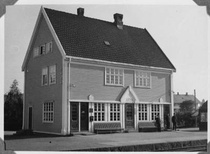
%> input picture Assignment1 Liqiang Ding/lena_r92-053-04.jpg, 210 x 154 px, shrunk from 400 x 293 before the run
$ octave Assignment1_Code.m   (GNU Octave 9; MATLAB toolbox functions it lacks are replaced by stand-ins)
%> lines starting %> are read from the running program, lines starting %| are printed output that depends on the picture; in (x1, y1, x2, y2) boxes, pixels count from 0 and x2, y2 are one past the last pixel; in counts of white or black regions, pixels touching at a corner belong together; the program's own positions count from 1
### Assignment1 Liqiang Ding/otsu_modified.m
function [level, level_new] = otsu_modified(I)
% Otsu's method from the Internet, with modification together
% Copyright 1993-2015 The MathWorks, Inc.

% Reference:
% N. Otsu, "A Threshold Selection Method from Gray-Level Histograms,"
% IEEE Transactions on Systems, Man, and Cybernetics, vol. 9, no. 1,
% pp. 62-66, 1979.


validateattributes(I,{'uint8','uint16','double','single','int16'},{'nonsparse'}, ...
              mfilename,'I',1);


if ~isempty(I)
  %% The following code below is from the Internet
  % Convert all N-D arrays into a single column.  Convert to uint8 for
  % fastest histogram computation.
  I = im2uint8(I(:));
  num_bins = 256;
  % counts is an array having size of 256*1
  counts = imhist(I,num_bins);

  % Variables names are chosen to be similar to the formulas in
  % the Otsu paper.

  % Normalized Histogram
  p = counts / sum(counts);
  omega = cumsum(p);
  mu = cumsum(p .* (1:num_bins)');
  mu_t = mu(end);

  sigma_b_squared = (mu_t * omega - mu).^2 ./ (omega .* (1 - omega));


  % Find the location of the maximum value of sigma_b_squared.
  % The maximum may extend over several bins, so average together the
  % locations.  If maxval is NaN, meaning that sigma_b_squared is all NaN,
  % then return 0.
  maxval = max(sigma_b_squared);
  isfinite_maxval = isfinite(maxval);
  if isfinite_maxval
     idx = mean(find(sigma_b_squared == maxval));
     % Normalize the threshold to the range [0, 1].

     level = (idx - 1) / (num_bins - 1);
  else
     level = 0.0;
     isfinite_maxval = false;
  end


  %% The following code is from Liqiang Ding
  % Find the T2 (named as idx_new) between range from T1 to 256
  % Select the range between T1 and 256, from the orignial histogram
  counts_new=counts(idx+1:num_bins,1:1);
  p_new = counts_new/sum(counts_new);
  omega_new = cumsum(p_new);
  % Calculate the new mu and mu_t
  mu_new=cumsum(p_new .* (idx+1:num_bins)');
  mu_t_new=mu_new(end);

  % Locate the maximum value
  sigma_b_squared_new = (mu_t_new * omega_new - mu_new).^2 ./ (omega_new .* (1 - omega_new));
  maxval_new=max(sigma_b_squared_new);
  isfinite_maxval_new = isfinite(maxval_new);

  % If the muaimum value exits, find the index of the maximum value. This
  % is the new threshold, T3
  if isfinite_maxval_new
     idx_new = mean(find(sigma_b_squared_new == maxval_new));
     idx_new=idx_new+idx;
     level_new=(idx_new - 1) / (num_bins - 1);
  else
     level_new=0;
  end


end


end

### Assignment1 Liqiang Ding/Assignment1_Code.m

%%  Question 1
I = imread('lena_r92-053-04.jpg');
%> I is the input picture: size 154x210x3 uint8; min 0, max 243, mean 127.6
I_T2 = imread('lena_r92-053-04.jpg');
[row,col]=size(I);
%> row = 154; col = 630
%imshow(I)

% The following block of the code is from the Internet
% level is the threshold after normalizing
[level_T1, level_T2]=otsu_modified(I);
%> in otsu_modified, `counts = imhist(I,num_bins);`: counts = 256 values, max 3210 at index 222, min 0 at index 245, mean 379
%> in otsu_modified, `p = counts / sum(counts);`: p = 256 values, max 0.0331 at index 222, min 0 at index 245, mean 0.00391
%> in otsu_modified, `omega = cumsum(p);`: omega = 256 values from 0.000155 to 1
%> in otsu_modified, `mu = cumsum(p .* (1:num_bins)');`: mu = 256 values from 0.000155 to 128.6
%> in otsu_modified, `mu_t = mu(end);`: mu_t = 128.6
%> in otsu_modified, `sigma_b_squared = (mu_t * omega - mu).^2 ./ (omega .* (1 - omega));`: sigma_b_squared = 256 values, max 3481.3 at index 134, min 1.09e-11 at index 244, mean 2037.5
%> in otsu_modified, `maxval = max(sigma_b_squared);`: maxval = 3481.3
%> in otsu_modified, `isfinite_maxval = isfinite(maxval);`: isfinite_maxval = true
%> in otsu_modified, `idx = mean(find(sigma_b_squared == maxval));`: idx = 134
%> in otsu_modified, `level = (idx - 1) / (num_bins - 1);`: level = 0.522
%> in otsu_modified, `counts_new=counts(idx+1:num_bins,1:1);`: counts_new = 122 values, max 3210 at index 88, min 0 at index 111, mean 359.1
%> in otsu_modified, `p_new = counts_new/sum(counts_new);`: p_new = 122 values, max 0.0733 at index 88, min 0 at index 111, mean 0.0082
%> in otsu_modified, `omega_new = cumsum(p_new);`: omega_new = 122 values from 0.0127 to 1
%> in otsu_modified, `mu_new=cumsum(p_new .* (idx+1:num_bins)');`: mu_new = 122 values from 1.71 to 193.7
%> in otsu_modified, `mu_t_new=mu_new(end);`: mu_t_new = 193.7
%> in otsu_modified, `sigma_b_squared_new = (mu_t_new * omega_new - mu_new).^2 ./ (omega_new..`: sigma_b_squared_new = 122 values, max 853.8 at index 47, min 7.28e-12 at index 110, mean 514.5
%> in otsu_modified, `maxval_new=max(sigma_b_squared_new);`: maxval_new = 853.8
%> in otsu_modified, `isfinite_maxval_new = isfinite(maxval_new);`: isfinite_maxval_new = true
%> in otsu_modified, `idx_new = mean(find(sigma_b_squared_new == maxval_new));`: idx_new = 47
%> in otsu_modified, `idx_new=idx_new+idx;`: idx_new = 181
%> in otsu_modified, `level_new=(idx_new - 1) / (num_bins - 1);`: level_new = 0.706
%> level_T1 = 0.522; level_T2 = 0.706
BW_T1 = im2bw(I,level_T1);
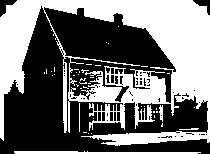
%> BW_T1: size 154x210 logical; 45.2% white; 44 white regions (39 under 20 px), largest, box (x1, y1, x2, y2) and area: (0, 0, 210, 146) 13930, (14, 151, 201, 154) 436, (159, 105, 163, 122) 48, (79, 103, 80, 132) 29, (179, 128, 199, 130) 27
imshow(BW_T1)

redChannel = I(:, :, 1);
greenChannel = I(:, :, 2);
blueChannel = I(:, :, 3);


% Show the resulting binary-segmented image by coloring the foreground red and the background green.

for i=1:row
    for j=1:(col/3)
        if BW_T1(i,j)==0;
            I(i,j,1)=255;
            I(i,j,2)=0;
            I(i,j,3)=0;
        else
            I(i,j,1)=0;
            I(i,j,2)=255;
            I(i,j,3)=0;
        end
    end
end
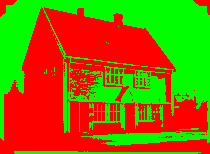
%> I: size 154x210x3 uint8; mean R, G, B 139.9, 115.1, 0

%% Question 2


% Step 1: Calculate the threshold T1 using Otsu뭩 method in the whole image.
% Note the Threshold was normalized
%T1 = level_T2;


% Step 2: Calculate the threshold T2 using Otsu뭩 method in the range of
% pixels with gray levels in [T1, 255].
%T2 = level_T2;

% Step 3: Then the pixels whose gray levels are smaller than T2 are
% classified as object and the others as background.

BW_T2 = im2bw(I_T2,level_T2);
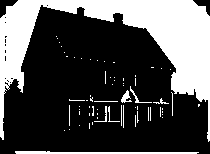
%> BW_T2: size 154x210 logical; 31.1% white; 67 white regions (55 under 20 px), largest, box (x1, y1, x2, y2) and area: (0, 0, 210, 142) 9109, (15, 151, 199, 154) 399, (121, 90, 132, 103) 69

% Show the resulting binary-segmented image
% by coloring the foreground red and the background green


for i=1:row
    for j=1:(col/3)
        if BW_T2(i,j)==0;
            I_T2(i,j,1)=255;
            I_T2(i,j,2)=0;
            I_T2(i,j,3)=0;
        else
            I_T2(i,j,1)=0;
            I_T2(i,j,2)=255;
            I_T2(i,j,3)=0;
        end
    end
end
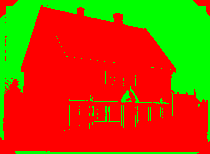
%> I_T2: size 154x210x3 uint8; mean R, G, B 175.8, 79.2, 0

subplot(2,2,1),imshow(BW_T1),title('Binary Image using Otsu Method');
subplot(2,2,2),imshow(I),title('Foreground Red and Background Green');
subplot(2,2,3),imshow(BW_T2),title('Binary Image using modified Otsu Method');
subplot(2,2,4),imshow(I_T2),title('Foreground Red and Background Green');

%% Question 3

% Compute and plot the three individual 1D histograms for each of R, G, and B
% in the whole RGB color image Lena stasjon. Comment on what information can
% be discerned from the images by an examination of the three histograms
I_color = imread('Lena_stasjon.jpg');
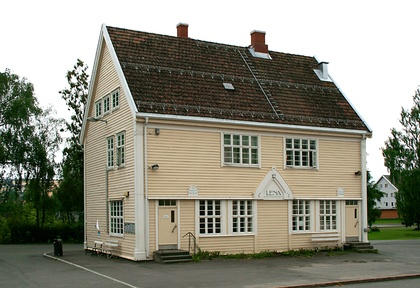
%> input picture Assignment1 Liqiang Ding/Lena_stasjon.jpg, 420 x 288 px, shrunk from 800 x 548 before the run
%> I_color is the input picture: size 288x420x3 uint8; mean R, G, B 143.9, 142.7, 129

redChannel = I_color(:, :, 1);
%> redChannel: size 288x420 uint8
greenChannel = I_color(:, :, 2);
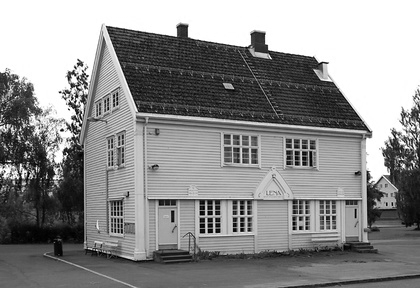
%> greenChannel: size 288x420 uint8; min 0, max 255, mean 142.7
blueChannel = I_color(:, :, 3);
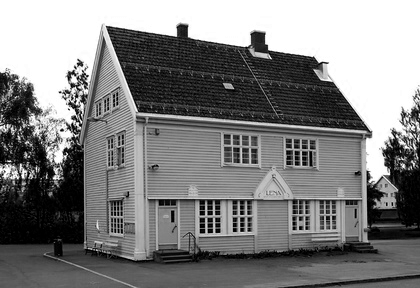
%> blueChannel: size 288x420 uint8; min 0, max 255, mean 129

% Uncomment the following to see the histogram plots
%subplot(1,3,1),imhist(redChannel,256),title('Red Channel');
%subplot(1,3,2),imhist(greenChannel,256),title('Green Channel');
%subplot(1,3,3),imhist(blueChannel,256),title('Blue Channel');
